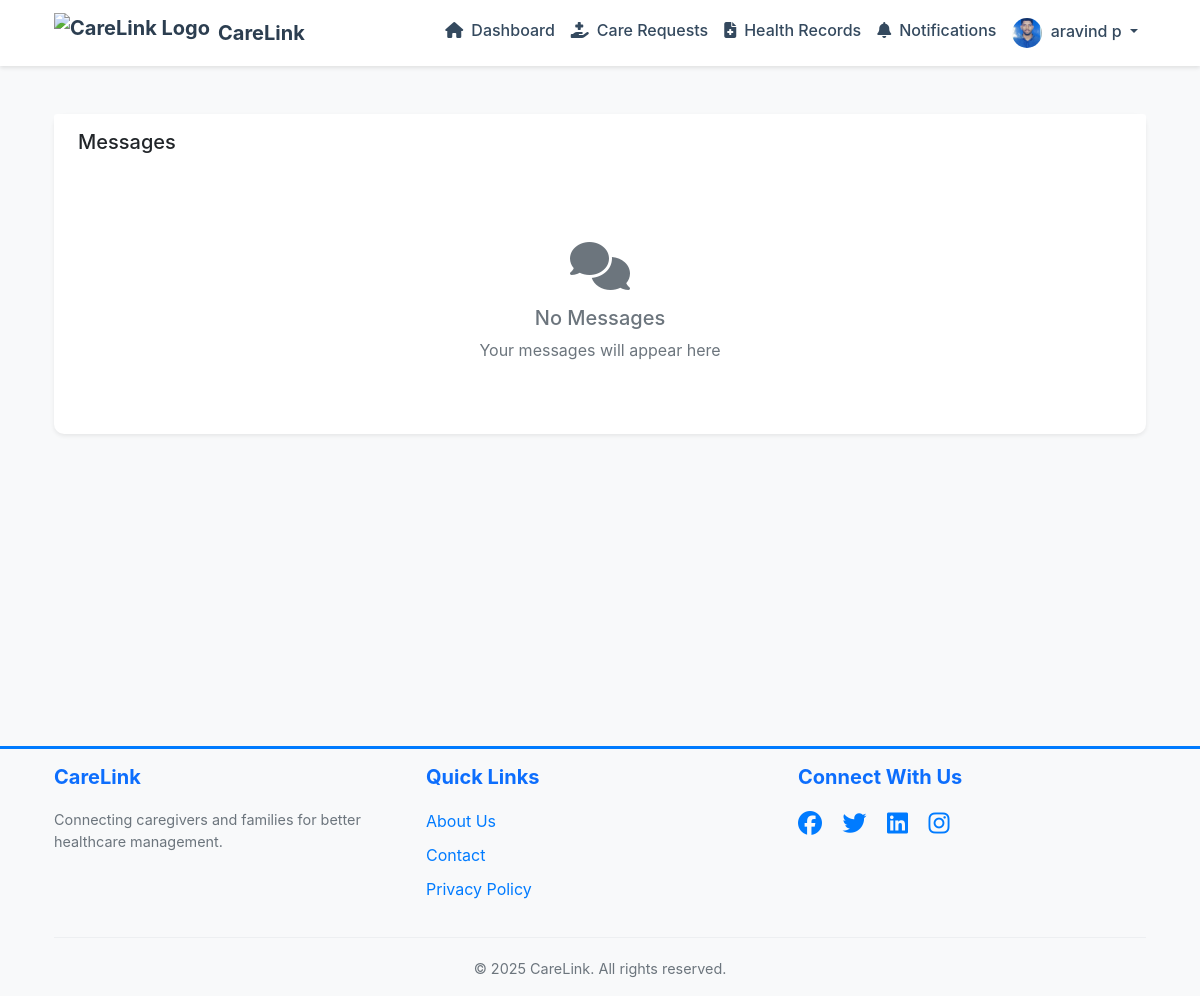
The page /carelink/messages/ (signed in) on the database as committed earlier.
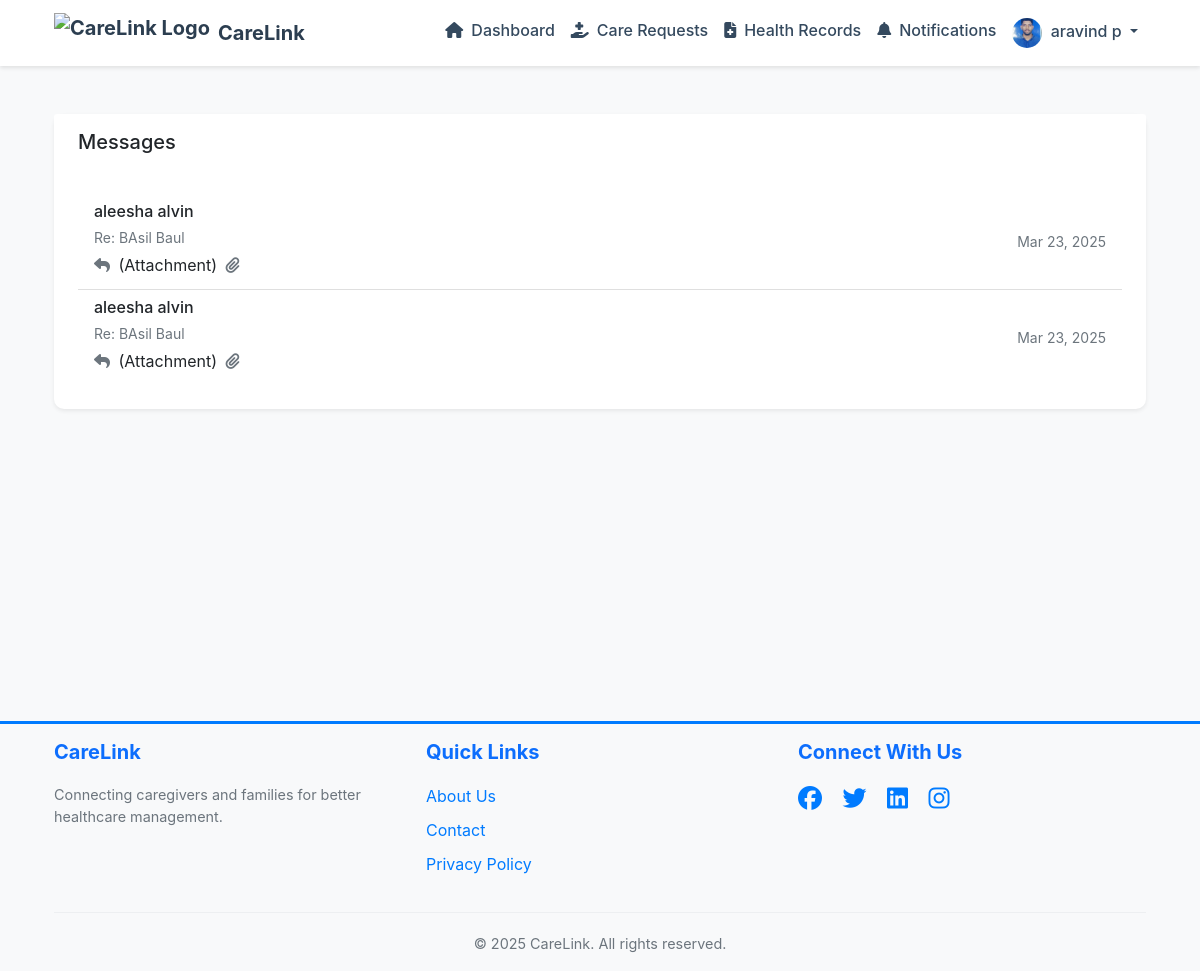
The same page on the database as committed later.
### carelink/models.py (models this page shows, shortened)
class User(AbstractUser):
    USER_TYPE_CHOICES = (
        ('ADMIN', 'Admin'),
        ('CAREGIVER', 'Caregiver'),
        ('FAMILY', 'Family Member')
    )
    user_type = models.CharField(max_length=10, choices=USER_TYPE_CHOICES)
    phone_number = models.CharField(max_length=15, blank=True)
    address = models.TextField(blank=True)
    profile_picture = models.ImageField(upload_to='profile_pics/', null=True, blank=True)
    family_members = models.ManyToManyField('self', blank=True, symmetrical=False, related_name='related_family_members')
    email_verified = models.BooleanField(default=True)  # Default to True for backward compatibility
    is_active = models.BooleanField(default=True)

class Patient(models.Model):
    first_name = models.CharField(max_length=100)
    last_name = models.CharField(max_length=100)
    date_of_birth = models.DateField()
    medical_condition = models.TextField()
    emergency_contact = models.CharField(max_length=15)
    address = models.TextField()
    family_members = models.ManyToManyField(
        User,
        related_name='patients',
        limit_choices_to={'user_type': 'FAMILY'}
    )
    assigned_caregiver = models.OneToOneField(
        User,
        on_delete=models.SET_NULL,
        null=True,
        related_name='assigned_patient',
        limit_choices_to={'user_type': 'CAREGIVER'}
    )
    created_at = models.DateTimeField(auto_now_add=True)
    updated_at = models.DateTimeField(auto_now=True)
    def get_full_name(self):
        return f"{self.first_name} {self.last_name}"

class Communication(models.Model):
    sender = models.ForeignKey(User, on_delete=models.CASCADE, related_name='sent_messages')
    receiver = models.ForeignKey(User, on_delete=models.CASCADE, related_name='received_messages')
    patient = models.ForeignKey(Patient, on_delete=models.CASCADE, related_name='communications')
    message = models.TextField()
    timestamp = models.DateTimeField(auto_now_add=True)
    is_read = models.BooleanField(default=False)
    read_at = models.DateTimeField(null=True, blank=True)
    attachment = models.FileField(upload_to='message_attachments/%Y/%m/%d/', null=True, blank=True)
    attachment_type = models.CharField(max_length=50, null=True, blank=True)
    attachment_name = models.CharField(max_length=255, null=True, blank=True)
    class Meta:
        ordering = ['-timestamp']

### carelink/views.py (the view)
# urls.py: path('messages/', views.MessagesListView.as_view(), name='messages_list'),
class MessagesListView(LoginRequiredMixin, ListView):
    model = Communication
    template_name = 'carelink/messages_list.html'
    context_object_name = 'conversations'
    def get_queryset(self):
        user = self.request.user
        conversations = Communication.objects.filter(
            Q(sender=user) | Q(receiver=user)
        ).values(
            'sender', 'receiver', 'patient'
        ).annotate(
            last_message=Max('timestamp'),
            message_count=Count('id'),
            unread_count=Count('id', filter=Q(receiver=user, is_read=False))
        ).order_by('-last_message')
        enhanced_conversations = []
        for conv in conversations:
            other_user_id = conv['receiver'] if conv['sender'] == user.id else conv['sender']
            other_user = User.objects.get(id=other_user_id)
            patient = Patient.objects.get(id=conv['patient'])
            latest_message = Communication.objects.filter(
                Q(sender=user, receiver_id=other_user_id, patient_id=conv['patient']) |
                Q(receiver=user, sender_id=other_user_id, patient_id=conv['patient'])
            ).latest('timestamp')
            enhanced_conversations.append({
                'other_user': other_user,
                'patient': patient,
                'last_message': latest_message,
                'message_count': conv['message_count'],
                'unread_count': conv['unread_count']
            })
        return enhanced_conversations

### carelink/auth.py (called while the page is built)
    def get_user(self, user_id):
        UserModel = get_user_model()
        try:
            return UserModel.objects.get(pk=user_id)
        except UserModel.DoesNotExist:
            return None

### carelink/templates/carelink/messages_list.html (shortened to what this page needs)
{% extends 'carelink/base.html' %}
{% load static %}
{% block content %}
<div class="container py-4">
    <div class="card border-0 shadow-sm">
        <div class="card-header bg-white border-0 py-3">
            <h5 class="mb-0">Messages</h5>
        </div>
        <div class="card-body">
            {% if conversations %}
            <div class="list-group list-group-flush">
                {% for conv in conversations %}
                <a href="{% url 'carelink:conversation' conv.other_user.id conv.patient.id %}" class="list-group-item list-group-item-action">
                    <div class="d-flex w-100 justify-content-between align-items-center">
                        <div>
                            <h6 class="mb-1">{{ conv.other_user.get_full_name }}</h6>
                            <p class="mb-1 text-muted">
                                <small>Re: {{ conv.patient.get_full_name }}</small>
                            </p>
                            <p class="mb-1 text-truncate" style="max-width: 500px;">
                                {% if conv.last_message.sender == request.user %}
                                <i class="fas fa-reply text-muted me-1"></i>
                                {% endif %}
                                {{ conv.last_message.message }}
                                {% if conv.last_message.attachment %}
                                <i class="fas fa-paperclip text-muted ms-1"></i>
                                {% endif %}
                            </p>
                        </div>
                        <div class="text-end">
                            <small class="text-muted d-block">
                                {{ conv.last_message.timestamp|date:"M d, Y" }}
                            </small>
                        </div>
                    </div>
                </a>
                {% endfor %}
            </div>
            {% else %}
            <div class="text-center py-5">
                <i class="fas fa-comments text-muted fa-3x mb-3"></i>
                <h5 class="text-muted">No Messages</h5>
                <p class="text-muted mb-0">Your messages will appear here</p>
            </div>
            {% endif %}
        </div>
    </div>
</div>
{% endblock %}

Rows that differ between the two databases and show on the page:
now on this page (row edited): User: other_user.get_full_name "aleesha alvin", patient.get_full_name "BAsil Baul", last_message.message "(Attachment)", last_message.timestamp "Mar 23, 2025"
Other text that changed with them:
text no longer shown: "No Messages Your messages will appear here"
